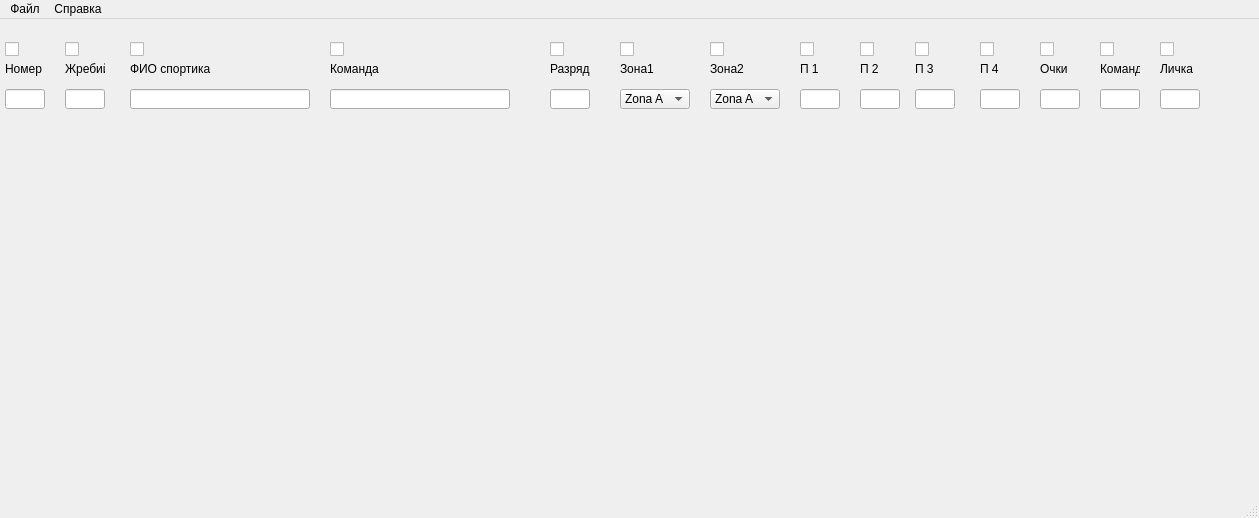
<?xml version="1.0" encoding="UTF-8"?>
<ui version="4.0">
 <class>MainWindow</class>
 <widget class="QMainWindow" name="MainWindow">
  <property name="geometry">
   <rect>
    <x>0</x>
    <y>0</y>
    <width>1259</width>
    <height>518</height>
   </rect>
  </property>
  <property name="windowTitle">
   <string>MainWindow</string>
  </property>
  <widget class="QWidget" name="centralwidget">
   <widget class="QLineEdit" name="Sportik_number_">
    <property name="geometry">
     <rect>
      <x>5</x>
      <y>70</y>
      <width>40</width>
      <height>20</height>
     </rect>
    </property>
   </widget>
   <widget class="QLineEdit" name="Sportik_fio_">
    <property name="geometry">
     <rect>
      <x>130</x>
      <y>70</y>
      <width>180</width>
      <height>20</height>
     </rect>
    </property>
   </widget>
   <widget class="QLineEdit" name="Sportik_period1_">
    <property name="geometry">
     <rect>
      <x>800</x>
      <y>70</y>
      <width>40</width>
      <height>20</height>
     </rect>
    </property>
   </widget>
   <widget class="QLineEdit" name="Sportik_period2_">
    <property name="geometry">
     <rect>
      <x>860</x>
      <y>70</y>
      <width>40</width>
      <height>20</height>
     </rect>
    </property>
   </widget>
   <widget class="QLineEdit" name="Sportik_period3_">
    <property name="geometry">
     <rect>
      <x>915</x>
      <y>70</y>
      <width>40</width>
      <height>20</height>
     </rect>
    </property>
   </widget>
   <widget class="QLineEdit" name="Sportik_period4_">
    <property name="geometry">
     <rect>
      <x>980</x>
      <y>70</y>
      <width>40</width>
      <height>20</height>
     </rect>
    </property>
   </widget>
   <widget class="QComboBox" name="Sportik_zona1_">
    <property name="geometry">
     <rect>
      <x>620</x>
      <y>70</y>
      <width>70</width>
      <height>20</height>
     </rect>
    </property>
    <item>
     <property name="text">
      <string>Zona A</string>
     </property>
    </item>
    <item>
     <property name="text">
      <string>Zona B</string>
     </property>
    </item>
    <item>
     <property name="text">
      <string>Zona C</string>
     </property>
    </item>
   </widget>
   <widget class="QComboBox" name="Sportik_zona2_">
    <property name="geometry">
     <rect>
      <x>710</x>
      <y>70</y>
      <width>70</width>
      <height>20</height>
     </rect>
    </property>
    <item>
     <property name="text">
      <string>Zona A</string>
     </property>
    </item>
    <item>
     <property name="text">
      <string>Zona B</string>
     </property>
    </item>
    <item>
     <property name="text">
      <string>Zona C</string>
     </property>
    </item>
   </widget>
   <widget class="QCheckBox" name="checkBox_number_">
    <property name="geometry">
     <rect>
      <x>5</x>
      <y>20</y>
      <width>40</width>
      <height>20</height>
     </rect>
    </property>
    <property name="sizePolicy">
     <sizepolicy hsizetype="Minimum" vsizetype="Fixed">
      <horstretch>0</horstretch>
      <verstretch>0</verstretch>
     </sizepolicy>
    </property>
    <property name="text">
     <string/>
    </property>
    <property name="checked">
     <bool>false</bool>
    </property>
   </widget>
   <widget class="QCheckBox" name="checkBox_fio_">
    <property name="geometry">
     <rect>
      <x>130</x>
      <y>20</y>
      <width>180</width>
      <height>20</height>
     </rect>
    </property>
    <property name="text">
     <string/>
    </property>
    <property name="checked">
     <bool>false</bool>
    </property>
   </widget>
   <widget class="QCheckBox" name="checkBox_zona1_">
    <property name="geometry">
     <rect>
      <x>620</x>
      <y>20</y>
      <width>70</width>
      <height>20</height>
     </rect>
    </property>
    <property name="text">
     <string/>
    </property>
    <property name="checked">
     <bool>false</bool>
    </property>
   </widget>
   <widget class="QCheckBox" name="checkBox_zona2_">
    <property name="geometry">
     <rect>
      <x>710</x>
      <y>20</y>
      <width>70</width>
      <height>20</height>
     </rect>
    </property>
    <property name="text">
     <string/>
    </property>
    <property name="checked">
     <bool>false</bool>
    </property>
   </widget>
   <widget class="QCheckBox" name="checkBox_period1_">
    <property name="geometry">
     <rect>
      <x>800</x>
      <y>20</y>
      <width>40</width>
      <height>20</height>
     </rect>
    </property>
    <property name="text">
     <string/>
    </property>
    <property name="checked">
     <bool>false</bool>
    </property>
   </widget>
   <widget class="QCheckBox" name="checkBox_period2_">
    <property name="geometry">
     <rect>
      <x>860</x>
      <y>20</y>
      <width>40</width>
      <height>20</height>
     </rect>
    </property>
    <property name="text">
     <string/>
    </property>
    <property name="checked">
     <bool>false</bool>
    </property>
   </widget>
   <widget class="QCheckBox" name="checkBox_period3_">
    <property name="geometry">
     <rect>
      <x>915</x>
      <y>20</y>
      <width>40</width>
      <height>20</height>
     </rect>
    </property>
    <property name="text">
     <string/>
    </property>
    <property name="checked">
     <bool>false</bool>
    </property>
   </widget>
   <widget class="QCheckBox" name="checkBox_period4_">
    <property name="geometry">
     <rect>
      <x>980</x>
      <y>20</y>
      <width>40</width>
      <height>20</height>
     </rect>
    </property>
    <property name="text">
     <string/>
    </property>
    <property name="checked">
     <bool>false</bool>
    </property>
   </widget>
   <widget class="QLineEdit" name="Sportik_points_">
    <property name="geometry">
     <rect>
      <x>1040</x>
      <y>70</y>
      <width>40</width>
      <height>20</height>
     </rect>
    </property>
   </widget>
   <widget class="QLineEdit" name="Sportik_team_place_">
    <property name="geometry">
     <rect>
      <x>1160</x>
      <y>70</y>
      <width>40</width>
      <height>20</height>
     </rect>
    </property>
   </widget>
   <widget class="QCheckBox" name="checkBox_points_">
    <property name="geometry">
     <rect>
      <x>1040</x>
      <y>20</y>
      <width>40</width>
      <height>20</height>
     </rect>
    </property>
    <property name="text">
     <string/>
    </property>
    <property name="checked">
     <bool>false</bool>
    </property>
   </widget>
   <widget class="QCheckBox" name="checkBox_team_place_">
    <property name="geometry">
     <rect>
      <x>1160</x>
      <y>20</y>
      <width>40</width>
      <height>20</height>
     </rect>
    </property>
    <property name="text">
     <string/>
    </property>
    <property name="checked">
     <bool>false</bool>
    </property>
   </widget>
   <widget class="QCheckBox" name="checkBox_team_">
    <property name="geometry">
     <rect>
      <x>330</x>
      <y>20</y>
      <width>180</width>
      <height>20</height>
     </rect>
    </property>
    <property name="text">
     <string/>
    </property>
    <property name="checked">
     <bool>false</bool>
    </property>
   </widget>
   <widget class="QLineEdit" name="Sportik_team_">
    <property name="geometry">
     <rect>
      <x>330</x>
      <y>70</y>
      <width>180</width>
      <height>20</height>
     </rect>
    </property>
   </widget>
   <widget class="QCheckBox" name="checkBox_rank_">
    <property name="geometry">
     <rect>
      <x>550</x>
      <y>20</y>
      <width>40</width>
      <height>20</height>
     </rect>
    </property>
    <property name="text">
     <string/>
    </property>
    <property name="checked">
     <bool>false</bool>
    </property>
   </widget>
   <widget class="QLineEdit" name="Sportik_rank_">
    <property name="geometry">
     <rect>
      <x>550</x>
      <y>70</y>
      <width>40</width>
      <height>20</height>
     </rect>
    </property>
   </widget>
   <widget class="QLineEdit" name="Sportik_lottery_">
    <property name="geometry">
     <rect>
      <x>65</x>
      <y>70</y>
      <width>40</width>
      <height>20</height>
     </rect>
    </property>
   </widget>
   <widget class="QCheckBox" name="checkBox_lottery_">
    <property name="geometry">
     <rect>
      <x>65</x>
      <y>20</y>
      <width>40</width>
      <height>20</height>
     </rect>
    </property>
    <property name="text">
     <string/>
    </property>
    <property name="checked">
     <bool>false</bool>
    </property>
   </widget>
   <widget class="QLabel" name="label_number_">
    <property name="geometry">
     <rect>
      <x>5</x>
      <y>40</y>
      <width>40</width>
      <height>20</height>
     </rect>
    </property>
    <property name="text">
     <string>Номер</string>
    </property>
   </widget>
   <widget class="QLabel" name="label_lottery_">
    <property name="geometry">
     <rect>
      <x>65</x>
      <y>40</y>
      <width>40</width>
      <height>20</height>
     </rect>
    </property>
    <property name="text">
     <string>Жребий</string>
    </property>
   </widget>
   <widget class="QLabel" name="label_fio_">
    <property name="geometry">
     <rect>
      <x>130</x>
      <y>40</y>
      <width>180</width>
      <height>20</height>
     </rect>
    </property>
    <property name="text">
     <string>ФИО спортика</string>
    </property>
   </widget>
   <widget class="QLabel" name="label_team_">
    <property name="geometry">
     <rect>
      <x>330</x>
      <y>40</y>
      <width>180</width>
      <height>20</height>
     </rect>
    </property>
    <property name="text">
     <string>Команда</string>
    </property>
   </widget>
   <widget class="QLabel" name="label_rank_">
    <property name="geometry">
     <rect>
      <x>550</x>
      <y>40</y>
      <width>40</width>
      <height>20</height>
     </rect>
    </property>
    <property name="text">
     <string>Разряд</string>
    </property>
   </widget>
   <widget class="QLabel" name="label_zona1_">
    <property name="geometry">
     <rect>
      <x>620</x>
      <y>40</y>
      <width>70</width>
      <height>20</height>
     </rect>
    </property>
    <property name="text">
     <string>Зона1</string>
    </property>
   </widget>
   <widget class="QLabel" name="label_zona2_">
    <property name="geometry">
     <rect>
      <x>710</x>
      <y>40</y>
      <width>70</width>
      <height>20</height>
     </rect>
    </property>
    <property name="text">
     <string>Зона2</string>
    </property>
   </widget>
   <widget class="QLabel" name="label_period1_">
    <property name="geometry">
     <rect>
      <x>800</x>
      <y>40</y>
      <width>40</width>
      <height>20</height>
     </rect>
    </property>
    <property name="text">
     <string>П 1</string>
    </property>
   </widget>
   <widget class="QLabel" name="label_period2_">
    <property name="geometry">
     <rect>
      <x>860</x>
      <y>40</y>
      <width>40</width>
      <height>20</height>
     </rect>
    </property>
    <property name="text">
     <string>П 2</string>
    </property>
   </widget>
   <widget class="QLabel" name="label_period3_">
    <property name="geometry">
     <rect>
      <x>915</x>
      <y>40</y>
      <width>40</width>
      <height>20</height>
     </rect>
    </property>
    <property name="text">
     <string>П 3</string>
    </property>
   </widget>
   <widget class="QLabel" name="label_period4_">
    <property name="geometry">
     <rect>
      <x>980</x>
      <y>40</y>
      <width>40</width>
      <height>20</height>
     </rect>
    </property>
    <property name="text">
     <string>П 4</string>
    </property>
   </widget>
   <widget class="QLabel" name="label_points_">
    <property name="geometry">
     <rect>
      <x>1040</x>
      <y>40</y>
      <width>40</width>
      <height>20</height>
     </rect>
    </property>
    <property name="text">
     <string>Очки</string>
    </property>
   </widget>
   <widget class="QLabel" name="label_team_place_">
    <property name="geometry">
     <rect>
      <x>1160</x>
      <y>40</y>
      <width>40</width>
      <height>20</height>
     </rect>
    </property>
    <property name="text">
     <string>Личка</string>
    </property>
   </widget>
   <widget class="QLabel" name="label_self_place_">
    <property name="geometry">
     <rect>
      <x>1100</x>
      <y>40</y>
      <width>40</width>
      <height>20</height>
     </rect>
    </property>
    <property name="text">
     <string>Команда</string>
    </property>
   </widget>
   <widget class="QLineEdit" name="Sportik_self_place_">
    <property name="geometry">
     <rect>
      <x>1100</x>
      <y>70</y>
      <width>40</width>
      <height>20</height>
     </rect>
    </property>
   </widget>
   <widget class="QCheckBox" name="checkBox_self_place_">
    <property name="geometry">
     <rect>
      <x>1100</x>
      <y>20</y>
      <width>40</width>
      <height>20</height>
     </rect>
    </property>
    <property name="text">
     <string/>
    </property>
    <property name="checked">
     <bool>false</bool>
    </property>
   </widget>
  </widget>
  <widget class="QMenuBar" name="menubar">
   <property name="geometry">
    <rect>
     <x>0</x>
     <y>0</y>
     <width>1259</width>
     <height>21</height>
    </rect>
   </property>
   <widget class="QMenu" name="MainMenuFile">
    <property name="title">
     <string>Файл</string>
    </property>
    <addaction name="MenuActionSettings"/>
    <addaction name="separator"/>
    <addaction name="MenuActionSave"/>
    <addaction name="MenuActionOpen"/>
    <addaction name="separator"/>
    <addaction name="MenuActionSend"/>
    <addaction name="separator"/>
    <addaction name="MenuActionQuit"/>
   </widget>
   <widget class="QMenu" name="MainMenuAbout">
    <property name="title">
     <string>Справка</string>
    </property>
    <addaction name="MenuActionAbout"/>
   </widget>
   <addaction name="MainMenuFile"/>
   <addaction name="MainMenuAbout"/>
  </widget>
  <widget class="QStatusBar" name="statusbar"/>
  <action name="MenuActionSettings">
   <property name="text">
    <string>Настройки</string>
   </property>
   <property name="menuRole">
    <enum>QAction::PreferencesRole</enum>
   </property>
  </action>
  <action name="MenuActionExit">
   <property name="text">
    <string>Выход</string>
   </property>
   <property name="menuRole">
    <enum>QAction::QuitRole</enum>
   </property>
  </action>
  <action name="MenuActionAbout">
   <property name="text">
    <string>О программе</string>
   </property>
   <property name="menuRole">
    <enum>QAction::AboutRole</enum>
   </property>
  </action>
  <action name="action_2">
   <property name="text">
    <string>Сохранить соревнования</string>
   </property>
  </action>
  <action name="MenuActionSave">
   <property name="text">
    <string>Сохранить</string>
   </property>
   <property name="menuRole">
    <enum>QAction::ApplicationSpecificRole</enum>
   </property>
  </action>
  <action name="MenuActionOpen">
   <property name="text">
    <string>Открыть</string>
   </property>
   <property name="menuRole">
    <enum>QAction::ApplicationSpecificRole</enum>
   </property>
  </action>
  <action name="MenuActionSend">
   <property name="text">
    <string>Отправить</string>
   </property>
   <property name="menuRole">
    <enum>QAction::ApplicationSpecificRole</enum>
   </property>
  </action>
  <action name="MenuActionQuit">
   <property name="text">
    <string>Выход</string>
   </property>
   <property name="menuRole">
    <enum>QAction::QuitRole</enum>
   </property>
  </action>
 </widget>
 <tabstops>
  <tabstop>Sportik_number_</tabstop>
  <tabstop>Sportik_fio_</tabstop>
  <tabstop>Sportik_zona1_</tabstop>
  <tabstop>Sportik_zona2_</tabstop>
  <tabstop>Sportik_period1_</tabstop>
  <tabstop>Sportik_period2_</tabstop>
  <tabstop>Sportik_period3_</tabstop>
  <tabstop>Sportik_period4_</tabstop>
  <tabstop>Sportik_points_</tabstop>
  <tabstop>Sportik_team_place_</tabstop>
  <tabstop>checkBox_zona2_</tabstop>
  <tabstop>checkBox_period1_</tabstop>
  <tabstop>checkBox_period2_</tabstop>
  <tabstop>checkBox_period3_</tabstop>
  <tabstop>checkBox_period4_</tabstop>
  <tabstop>checkBox_number_</tabstop>
  <tabstop>checkBox_fio_</tabstop>
  <tabstop>checkBox_zona1_</tabstop>
  <tabstop>checkBox_points_</tabstop>
  <tabstop>checkBox_team_place_</tabstop>
 </tabstops>
 <resources/>
 <connections>
  <connection>
   <sender>checkBox_team_</sender>
   <signal>clicked(bool)</signal>
   <receiver>Sportik_team_</receiver>
   <slot>setDisabled(bool)</slot>
   <hints>
    <hint type="sourcelabel">
     <x>419</x>
     <y>47</y>
    </hint>
    <hint type="destinationlabel">
     <x>419</x>
     <y>97</y>
    </hint>
   </hints>
  </connection>
  <connection>
   <sender>checkBox_number_</sender>
   <signal>clicked(bool)</signal>
   <receiver>Sportik_number_</receiver>
   <slot>setDisabled(bool)</slot>
   <hints>
    <hint type="sourcelabel">
     <x>24</x>
     <y>47</y>
    </hint>
    <hint type="destinationlabel">
     <x>24</x>
     <y>97</y>
    </hint>
   </hints>
  </connection>
  <connection>
   <sender>checkBox_lottery_</sender>
   <signal>clicked(bool)</signal>
   <receiver>Sportik_lottery_</receiver>
   <slot>setDisabled(bool)</slot>
   <hints>
    <hint type="sourcelabel">
     <x>84</x>
     <y>47</y>
    </hint>
    <hint type="destinationlabel">
     <x>84</x>
     <y>97</y>
    </hint>
   </hints>
  </connection>
  <connection>
   <sender>checkBox_fio_</sender>
   <signal>clicked(bool)</signal>
   <receiver>Sportik_fio_</receiver>
   <slot>setDisabled(bool)</slot>
   <hints>
    <hint type="sourcelabel">
     <x>219</x>
     <y>47</y>
    </hint>
    <hint type="destinationlabel">
     <x>219</x>
     <y>97</y>
    </hint>
   </hints>
  </connection>
  <connection>
   <sender>checkBox_rank_</sender>
   <signal>clicked(bool)</signal>
   <receiver>Sportik_rank_</receiver>
   <slot>setDisabled(bool)</slot>
   <hints>
    <hint type="sourcelabel">
     <x>569</x>
     <y>47</y>
    </hint>
    <hint type="destinationlabel">
     <x>569</x>
     <y>97</y>
    </hint>
   </hints>
  </connection>
  <connection>
   <sender>checkBox_zona1_</sender>
   <signal>clicked(bool)</signal>
   <receiver>Sportik_zona1_</receiver>
   <slot>setDisabled(bool)</slot>
   <hints>
    <hint type="sourcelabel">
     <x>654</x>
     <y>47</y>
    </hint>
    <hint type="destinationlabel">
     <x>654</x>
     <y>97</y>
    </hint>
   </hints>
  </connection>
  <connection>
   <sender>checkBox_zona2_</sender>
   <signal>clicked(bool)</signal>
   <receiver>Sportik_zona2_</receiver>
   <slot>setDisabled(bool)</slot>
   <hints>
    <hint type="sourcelabel">
     <x>744</x>
     <y>47</y>
    </hint>
    <hint type="destinationlabel">
     <x>744</x>
     <y>97</y>
    </hint>
   </hints>
  </connection>
  <connection>
   <sender>checkBox_period1_</sender>
   <signal>clicked(bool)</signal>
   <receiver>Sportik_period1_</receiver>
   <slot>setDisabled(bool)</slot>
   <hints>
    <hint type="sourcelabel">
     <x>819</x>
     <y>47</y>
    </hint>
    <hint type="destinationlabel">
     <x>819</x>
     <y>97</y>
    </hint>
   </hints>
  </connection>
  <connection>
   <sender>checkBox_period2_</sender>
   <signal>clicked(bool)</signal>
   <receiver>Sportik_period2_</receiver>
   <slot>setDisabled(bool)</slot>
   <hints>
    <hint type="sourcelabel">
     <x>879</x>
     <y>47</y>
    </hint>
    <hint type="destinationlabel">
     <x>879</x>
     <y>97</y>
    </hint>
   </hints>
  </connection>
  <connection>
   <sender>checkBox_period3_</sender>
   <signal>clicked(bool)</signal>
   <receiver>Sportik_period3_</receiver>
   <slot>setDisabled(bool)</slot>
   <hints>
    <hint type="sourcelabel">
     <x>934</x>
     <y>47</y>
    </hint>
    <hint type="destinationlabel">
     <x>934</x>
     <y>97</y>
    </hint>
   </hints>
  </connection>
  <connection>
   <sender>checkBox_period4_</sender>
   <signal>clicked(bool)</signal>
   <receiver>Sportik_period4_</receiver>
   <slot>setDisabled(bool)</slot>
   <hints>
    <hint type="sourcelabel">
     <x>999</x>
     <y>47</y>
    </hint>
    <hint type="destinationlabel">
     <x>999</x>
     <y>97</y>
    </hint>
   </hints>
  </connection>
  <connection>
   <sender>checkBox_points_</sender>
   <signal>clicked(bool)</signal>
   <receiver>Sportik_points_</receiver>
   <slot>setDisabled(bool)</slot>
   <hints>
    <hint type="sourcelabel">
     <x>1059</x>
     <y>47</y>
    </hint>
    <hint type="destinationlabel">
     <x>1059</x>
     <y>97</y>
    </hint>
   </hints>
  </connection>
  <connection>
   <sender>checkBox_self_place_</sender>
   <signal>clicked(bool)</signal>
   <receiver>Sportik_self_place_</receiver>
   <slot>setDisabled(bool)</slot>
   <hints>
    <hint type="sourcelabel">
     <x>1119</x>
     <y>47</y>
    </hint>
    <hint type="destinationlabel">
     <x>1119</x>
     <y>97</y>
    </hint>
   </hints>
  </connection>
  <connection>
   <sender>checkBox_team_place_</sender>
   <signal>clicked(bool)</signal>
   <receiver>Sportik_team_place_</receiver>
   <slot>setDisabled(bool)</slot>
   <hints>
    <hint type="sourcelabel">
     <x>1179</x>
     <y>47</y>
    </hint>
    <hint type="destinationlabel">
     <x>1179</x>
     <y>97</y>
    </hint>
   </hints>
  </connection>
  <connection>
   <sender>MenuActionExit</sender>
   <signal>triggered(bool)</signal>
   <receiver>checkBox_fio_</receiver>
   <slot>setDisabled(bool)</slot>
   <hints>
    <hint type="sourcelabel">
     <x>-1</x>
     <y>-1</y>
    </hint>
    <hint type="destinationlabel">
     <x>219</x>
     <y>50</y>
    </hint>
   </hints>
  </connection>
  <connection>
   <sender>MenuActionAbout</sender>
   <signal>triggered(bool)</signal>
   <receiver>checkBox_fio_</receiver>
   <slot>setDisabled(bool)</slot>
   <hints>
    <hint type="sourcelabel">
     <x>-1</x>
     <y>-1</y>
    </hint>
    <hint type="destinationlabel">
     <x>219</x>
     <y>50</y>
    </hint>
   </hints>
  </connection>
  <connection>
   <sender>MenuActionOpen</sender>
   <signal>triggered(bool)</signal>
   <receiver>checkBox_fio_</receiver>
   <slot>setDisabled(bool)</slot>
   <hints>
    <hint type="sourcelabel">
     <x>-1</x>
     <y>-1</y>
    </hint>
    <hint type="destinationlabel">
     <x>219</x>
     <y>50</y>
    </hint>
   </hints>
  </connection>
  <connection>
   <sender>MenuActionQuit</sender>
   <signal>triggered(bool)</signal>
   <receiver>checkBox_fio_</receiver>
   <slot>setDisabled(bool)</slot>
   <hints>
    <hint type="sourcelabel">
     <x>-1</x>
     <y>-1</y>
    </hint>
    <hint type="destinationlabel">
     <x>219</x>
     <y>50</y>
    </hint>
   </hints>
  </connection>
  <connection>
   <sender>MenuActionSave</sender>
   <signal>triggered(bool)</signal>
   <receiver>checkBox_fio_</receiver>
   <slot>setDisabled(bool)</slot>
   <hints>
    <hint type="sourcelabel">
     <x>-1</x>
     <y>-1</y>
    </hint>
    <hint type="destinationlabel">
     <x>219</x>
     <y>50</y>
    </hint>
   </hints>
  </connection>
  <connection>
   <sender>MenuActionSend</sender>
   <signal>triggered(bool)</signal>
   <receiver>checkBox_fio_</receiver>
   <slot>setDisabled(bool)</slot>
   <hints>
    <hint type="sourcelabel">
     <x>-1</x>
     <y>-1</y>
    </hint>
    <hint type="destinationlabel">
     <x>219</x>
     <y>50</y>
    </hint>
   </hints>
  </connection>
  <connection>
   <sender>MenuActionSettings</sender>
   <signal>triggered(bool)</signal>
   <receiver>checkBox_fio_</receiver>
   <slot>setDisabled(bool)</slot>
   <hints>
    <hint type="sourcelabel">
     <x>-1</x>
     <y>-1</y>
    </hint>
    <hint type="destinationlabel">
     <x>219</x>
     <y>50</y>
    </hint>
   </hints>
  </connection>
 </connections>
</ui>
